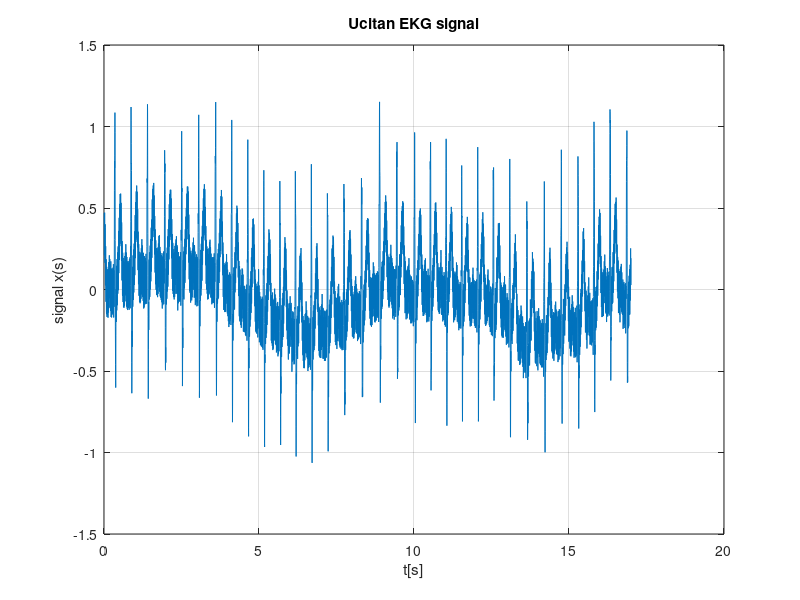

The MATLAB source for this figure: (Note: this script raises an error after producing the figure.)
%%%%%%%%%%%%%%%%%%%
% Deo 1 - Stefan Tesanovic 675/2016
%%%%%%%%%%%%%%%%%%%

clear all; close all; clc; warning off;

fs = 360; % ucestanost odabiranja
time = 17; % maksimalno trajanje signala


% Ucitavanje EKG signala
ekg = load('ecg_corrupted.mat');
ekg_signal = ekg.val(1,1:time*fs);  
t = 1/fs:1/fs:time;

figure(1)
plot(t,ekg_signal);
xlabel('t[s]'), ylabel('signal x(s)'); grid on;
title('Ucitan EKG signal'); 

%%%%%%%%%%%%
% Tacka 3
%%%%%%%%%%%%

%Zadati gabariti
fa_vf = 0.4;
fp_vf = 1;
Aa_vf = 30;
Ap_vf = 0.5;

% Kreiranje filtra
h1 = baseline_drift_filter (fs,fa_vf,fp_vf,Aa_vf,Ap_vf);

% Filtriranje signala
x = filter(h1,1,ekg_signal); 

figure(2)
plot(t,x);
xlabel('t[s]'); ylabel('signal x(t)'); grid on;
title('EKG signal propusten kroz VF filtar');

%%%%%%%%%%%%
%%% Tacka 4
%%%%%%%%%%%%

% Zadati gabariti
fc_npo = 60;
Aa_npo = 40;
Ap_npo = 0.5;


% Kreiranje filtra
h2 = power_line_noise_filter (fs,fc_npo,Aa_npo,Ap_npo);

% Filtriranje signala
y = filter(h2,1,x);   

figure(3)
plot(t,y);
xlabel('t[s]'); ylabel('signal y(t)'); grid on;
title('EKG signal propusten kroz VF filtar NPO');



%%%%%%%%%%%%
% Tacka 5
%%%%%%%%%%%%

%VF filtar
[H1,w1] = freqz(h1,1,4096);
Ha1 = abs(H1);            
Hp1 = unwrap(angle(H1)); 

dp = (10^(0.05*Ap_vf)-1) / (10^(0.05*Ap_vf)+1);	
da = 10^(-0.05*Aa_vf);
wp = 2*pi*fp_vf/fs;
wa = 2*pi*fa_vf/fs;

x_g1 = [0 wa]; 
x_g2 = [wa wa];
x_g3 = [wp wp];
x_g4 = [wp pi];
x_g5 = [wp pi];

y_g1 = [da da];
y_g2 = [da 1+dp];   
y_g3 = [da/10 1+dp];
y_g4 = [1-dp 1-dp];
y_g5 = [1+dp 1+dp]; 

%U zadatku ne pise da amplituda i fazna karakteristika moraju na istom
%grafiku tako da sam ih crtao odvojeno
figure(4)
plot(w1,Ha1)
title('Amplitudska karakteristika VF filtra')
xlabel('F[Hz]'); ylabel('|X|[dB]');
grid on; hold on; axis ([0 0.2 0 1.2]);
line(x_g1,y_g1,'LineWidth',2,'Color','r');
line(x_g2,y_g2,'LineWidth',2,'Color','r');
line(x_g3,y_g3,'LineWidth',2,'Color','r');
line(x_g4,y_g4,'LineWidth',2,'Color','r');
line(x_g5,y_g5,'LineWidth',2,'Color','r');
hold off

figure(5)
plot(w1,Hp1)
title('Fazna karakteristika VF filtra')
xlabel('F[Hz]');ylabel('Faza X'); grid on


% NPO filtar
[H2,w2] = freqz(h2,1,4096); 
Ha2 = abs(H2); 
Hp2 = unwrap(angle(H2));

Fp1 = (fc_npo-2)/fs;
Fp2 = (fc_npo+2)/fs;
Fa1 = (fc_npo-0.5)/fs;
Fa2 = (fc_npo+0.5)/fs;

dp = (10^(0.05*Ap_npo)-1 )/( 10^(0.05*Ap_npo)+1 );
da = 10^(-0.05*Aa_npo);
wp1 = 2*pi*Fp1;
wp2 = 2*pi*Fp2;
wa1 = 2*pi*Fa1;
wa2 = 2*pi*Fa2;

x_g1 = [0 wp1];   
x_g2 = [0 wp1];      
x_g3 = [wp1 wp1]; 
x_g4 = [wa1 wa1]; 
x_g5 = [wa1 wa2]; 
x_g6 = [wa2 wa2]; 
x_g7 = [wp2 pi];  
x_g8 = [wp2 pi];     
x_g9 = [wp2 wp2]; 

y_g1 = [1+dp 1+dp];
y_g2 = [1-dp 1-dp];
y_g3 = [da/10 1+dp];
y_g4 = [da/10 da];
y_g5 = [da da];
y_g6 = [da/10 da];
y_g7 = [1+dp 1+dp];
y_g8 = [1-dp 1-dp];
y_g9 = [da/10 1+dp];

figure(6)
plot(w2,Ha2)
title('Amplitudska karakteristika NPO filtra');
xlabel('F[Hz]'); ylabel('|Y|[dB]');
grid on; hold on; axis ([0.5 1.5 0 1.2]);
line(x_g1,y_g1,'LineWidth',2,'Color','r');
line(x_g2,y_g2,'LineWidth',2,'Color','r');
line(x_g3,y_g3,'LineWidth',2,'Color','r');
line(x_g4,y_g4,'LineWidth',2,'Color','r');
line(x_g5,y_g5,'LineWidth',2,'Color','r');
line(x_g6,y_g6,'LineWidth',2,'Color','r');
line(x_g7,y_g7,'LineWidth',2,'Color','r');
line(x_g8,y_g8,'LineWidth',2,'Color','r');
line(x_g9,y_g9,'LineWidth',2,'Color','r');
hold off

figure(7)
plot(w2,Hp2)
title('Fazna karakteristika NPO filtra')
xlabel('F[Hz]'); ylabel('Faza Y');
grid on




















